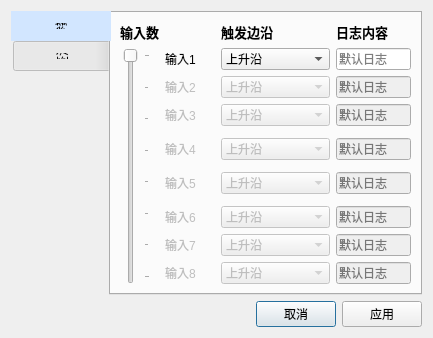
<?xml version="1.0" encoding="UTF-8"?>
<ui version="4.0">
 <class>counter_logging_setting</class>
 <widget class="QDialog" name="counter_logging_setting">
  <property name="geometry">
   <rect>
    <x>0</x>
    <y>0</y>
    <width>433</width>
    <height>293</height>
   </rect>
  </property>
  <property name="windowTitle">
   <string>Dialog</string>
  </property>
  <layout class="QGridLayout" name="gridLayout_2">
   <item row="0" column="0">
    <widget class="QTabWidget" name="tabWidget">
     <property name="font">
      <font>
       <family>Arial</family>
      </font>
     </property>
     <property name="styleSheet">
      <string notr="true">QTabBar::tab { width: 100px;height:30px }
QTabBar::tab:selected { background-color: rgb(210,230,255); }</string>
     </property>
     <property name="tabPosition">
      <enum>QTabWidget::West</enum>
     </property>
     <property name="tabShape">
      <enum>QTabWidget::Rounded</enum>
     </property>
     <property name="currentIndex">
      <number>0</number>
     </property>
     <property name="iconSize">
      <size>
       <width>16</width>
       <height>10</height>
      </size>
     </property>
     <property name="elideMode">
      <enum>Qt::ElideNone</enum>
     </property>
     <property name="documentMode">
      <bool>false</bool>
     </property>
     <property name="tabsClosable">
      <bool>false</bool>
     </property>
     <widget class="QWidget" name="tab_param">
      <property name="font">
       <font>
        <family>Arial</family>
       </font>
      </property>
      <attribute name="title">
       <string>参数</string>
      </attribute>
      <layout class="QGridLayout" name="gridLayout">
       <item row="7" column="2">
        <widget class="QComboBox" name="comboBox_edge5">
         <property name="enabled">
          <bool>false</bool>
         </property>
         <property name="font">
          <font>
           <family>Arial</family>
          </font>
         </property>
         <item>
          <property name="text">
           <string>上升沿</string>
          </property>
         </item>
         <item>
          <property name="text">
           <string>下降沿</string>
          </property>
         </item>
         <item>
          <property name="text">
           <string>上升沿+下降沿</string>
          </property>
         </item>
        </widget>
       </item>
       <item row="3" column="3">
        <widget class="QLineEdit" name="lineEdit_log_3">
         <property name="enabled">
          <bool>false</bool>
         </property>
         <property name="font">
          <font>
           <family>Arial</family>
          </font>
         </property>
         <property name="maxLength">
          <number>15</number>
         </property>
         <property name="placeholderText">
          <string>默认日志</string>
         </property>
        </widget>
       </item>
       <item row="3" column="2">
        <widget class="QComboBox" name="comboBox_edge3">
         <property name="enabled">
          <bool>false</bool>
         </property>
         <property name="font">
          <font>
           <family>Arial</family>
          </font>
         </property>
         <item>
          <property name="text">
           <string>上升沿</string>
          </property>
         </item>
         <item>
          <property name="text">
           <string>下降沿</string>
          </property>
         </item>
         <item>
          <property name="text">
           <string>上升沿+下降沿</string>
          </property>
         </item>
        </widget>
       </item>
       <item row="12" column="1">
        <spacer name="verticalSpacer">
         <property name="orientation">
          <enum>Qt::Vertical</enum>
         </property>
         <property name="sizeHint" stdset="0">
          <size>
           <width>20</width>
           <height>40</height>
          </size>
         </property>
        </spacer>
       </item>
       <item row="7" column="3">
        <widget class="QLineEdit" name="lineEdit_log_5">
         <property name="enabled">
          <bool>false</bool>
         </property>
         <property name="font">
          <font>
           <family>Arial</family>
          </font>
         </property>
         <property name="maxLength">
          <number>15</number>
         </property>
         <property name="placeholderText">
          <string>默认日志</string>
         </property>
        </widget>
       </item>
       <item row="5" column="3">
        <widget class="QLineEdit" name="lineEdit_log_4">
         <property name="enabled">
          <bool>false</bool>
         </property>
         <property name="font">
          <font>
           <family>Arial</family>
          </font>
         </property>
         <property name="maxLength">
          <number>15</number>
         </property>
         <property name="placeholderText">
          <string>默认日志</string>
         </property>
        </widget>
       </item>
       <item row="0" column="0">
        <widget class="QLabel" name="label_9">
         <property name="font">
          <font>
           <family>Arial</family>
           <pointsize>10</pointsize>
           <weight>75</weight>
           <bold>true</bold>
          </font>
         </property>
         <property name="text">
          <string>输入数</string>
         </property>
        </widget>
       </item>
       <item row="2" column="3">
        <widget class="QLineEdit" name="lineEdit_log_2">
         <property name="enabled">
          <bool>false</bool>
         </property>
         <property name="font">
          <font>
           <family>Arial</family>
          </font>
         </property>
         <property name="maxLength">
          <number>15</number>
         </property>
         <property name="placeholderText">
          <string>默认日志</string>
         </property>
        </widget>
       </item>
       <item row="1" column="3">
        <widget class="QLineEdit" name="lineEdit_log">
         <property name="font">
          <font>
           <family>Arial</family>
          </font>
         </property>
         <property name="maxLength">
          <number>15</number>
         </property>
         <property name="placeholderText">
          <string>默认日志</string>
         </property>
        </widget>
       </item>
       <item row="3" column="1">
        <widget class="QLabel" name="label_input3">
         <property name="enabled">
          <bool>false</bool>
         </property>
         <property name="font">
          <font>
           <family>Arial</family>
          </font>
         </property>
         <property name="text">
          <string>输入3</string>
         </property>
        </widget>
       </item>
       <item row="1" column="2">
        <widget class="QComboBox" name="comboBox_edge1">
         <property name="font">
          <font>
           <family>Arial</family>
          </font>
         </property>
         <item>
          <property name="text">
           <string>上升沿</string>
          </property>
         </item>
         <item>
          <property name="text">
           <string>下降沿</string>
          </property>
         </item>
         <item>
          <property name="text">
           <string>上升沿+下降沿</string>
          </property>
         </item>
        </widget>
       </item>
       <item row="5" column="1">
        <widget class="QLabel" name="label_input4">
         <property name="enabled">
          <bool>false</bool>
         </property>
         <property name="font">
          <font>
           <family>Arial</family>
          </font>
         </property>
         <property name="text">
          <string>输入4</string>
         </property>
        </widget>
       </item>
       <item row="2" column="1">
        <widget class="QLabel" name="label_input2">
         <property name="enabled">
          <bool>false</bool>
         </property>
         <property name="font">
          <font>
           <family>Arial</family>
          </font>
         </property>
         <property name="text">
          <string>输入2</string>
         </property>
        </widget>
       </item>
       <item row="1" column="1">
        <widget class="QLabel" name="label_input1">
         <property name="minimumSize">
          <size>
           <width>50</width>
           <height>0</height>
          </size>
         </property>
         <property name="font">
          <font>
           <family>Arial</family>
          </font>
         </property>
         <property name="text">
          <string>输入1</string>
         </property>
        </widget>
       </item>
       <item row="2" column="2">
        <widget class="QComboBox" name="comboBox_edge2">
         <property name="enabled">
          <bool>false</bool>
         </property>
         <property name="font">
          <font>
           <family>Arial</family>
          </font>
         </property>
         <item>
          <property name="text">
           <string>上升沿</string>
          </property>
         </item>
         <item>
          <property name="text">
           <string>下降沿</string>
          </property>
         </item>
         <item>
          <property name="text">
           <string>上升沿+下降沿</string>
          </property>
         </item>
        </widget>
       </item>
       <item row="7" column="1">
        <widget class="QLabel" name="label_input5">
         <property name="enabled">
          <bool>false</bool>
         </property>
         <property name="font">
          <font>
           <family>Arial</family>
          </font>
         </property>
         <property name="text">
          <string>输入5</string>
         </property>
        </widget>
       </item>
       <item row="5" column="2">
        <widget class="QComboBox" name="comboBox_edge4">
         <property name="enabled">
          <bool>false</bool>
         </property>
         <property name="font">
          <font>
           <family>Arial</family>
          </font>
         </property>
         <item>
          <property name="text">
           <string>上升沿</string>
          </property>
         </item>
         <item>
          <property name="text">
           <string>下降沿</string>
          </property>
         </item>
         <item>
          <property name="text">
           <string>上升沿+下降沿</string>
          </property>
         </item>
        </widget>
       </item>
       <item row="10" column="1">
        <widget class="QLabel" name="label_input7">
         <property name="enabled">
          <bool>false</bool>
         </property>
         <property name="font">
          <font>
           <family>Arial</family>
          </font>
         </property>
         <property name="text">
          <string>输入7</string>
         </property>
        </widget>
       </item>
       <item row="11" column="3">
        <widget class="QLineEdit" name="lineEdit_log_8">
         <property name="enabled">
          <bool>false</bool>
         </property>
         <property name="font">
          <font>
           <family>Arial</family>
          </font>
         </property>
         <property name="maxLength">
          <number>15</number>
         </property>
         <property name="placeholderText">
          <string>默认日志</string>
         </property>
        </widget>
       </item>
       <item row="9" column="2">
        <widget class="QComboBox" name="comboBox_edge6">
         <property name="enabled">
          <bool>false</bool>
         </property>
         <property name="font">
          <font>
           <family>Arial</family>
          </font>
         </property>
         <item>
          <property name="text">
           <string>上升沿</string>
          </property>
         </item>
         <item>
          <property name="text">
           <string>下降沿</string>
          </property>
         </item>
         <item>
          <property name="text">
           <string>上升沿+下降沿</string>
          </property>
         </item>
        </widget>
       </item>
       <item row="10" column="3">
        <widget class="QLineEdit" name="lineEdit_log_7">
         <property name="enabled">
          <bool>false</bool>
         </property>
         <property name="font">
          <font>
           <family>Arial</family>
          </font>
         </property>
         <property name="maxLength">
          <number>15</number>
         </property>
         <property name="placeholderText">
          <string>默认日志</string>
         </property>
        </widget>
       </item>
       <item row="11" column="2">
        <widget class="QComboBox" name="comboBox_edge8">
         <property name="enabled">
          <bool>false</bool>
         </property>
         <property name="font">
          <font>
           <family>Arial</family>
          </font>
         </property>
         <item>
          <property name="text">
           <string>上升沿</string>
          </property>
         </item>
         <item>
          <property name="text">
           <string>下降沿</string>
          </property>
         </item>
         <item>
          <property name="text">
           <string>上升沿+下降沿</string>
          </property>
         </item>
        </widget>
       </item>
       <item row="9" column="3">
        <widget class="QLineEdit" name="lineEdit_log_6">
         <property name="enabled">
          <bool>false</bool>
         </property>
         <property name="font">
          <font>
           <family>Arial</family>
          </font>
         </property>
         <property name="maxLength">
          <number>15</number>
         </property>
         <property name="placeholderText">
          <string>默认日志</string>
         </property>
        </widget>
       </item>
       <item row="10" column="2">
        <widget class="QComboBox" name="comboBox_edge7">
         <property name="enabled">
          <bool>false</bool>
         </property>
         <property name="font">
          <font>
           <family>Arial</family>
          </font>
         </property>
         <item>
          <property name="text">
           <string>上升沿</string>
          </property>
         </item>
         <item>
          <property name="text">
           <string>下降沿</string>
          </property>
         </item>
         <item>
          <property name="text">
           <string>上升沿+下降沿</string>
          </property>
         </item>
        </widget>
       </item>
       <item row="9" column="1">
        <widget class="QLabel" name="label_input6">
         <property name="enabled">
          <bool>false</bool>
         </property>
         <property name="font">
          <font>
           <family>Arial</family>
          </font>
         </property>
         <property name="text">
          <string>输入6</string>
         </property>
        </widget>
       </item>
       <item row="11" column="1">
        <widget class="QLabel" name="label_input8">
         <property name="enabled">
          <bool>false</bool>
         </property>
         <property name="font">
          <font>
           <family>Arial</family>
          </font>
         </property>
         <property name="text">
          <string>输入8</string>
         </property>
        </widget>
       </item>
       <item row="1" column="0" rowspan="11">
        <widget class="QSlider" name="verticalSlider_inputnum">
         <property name="minimumSize">
          <size>
           <width>30</width>
           <height>0</height>
          </size>
         </property>
         <property name="styleSheet">
          <string notr="true">QSlider::handle:vertical { width: 20px; }
QSlider::groove:vertical { width: 15px; }</string>
         </property>
         <property name="minimum">
          <number>1</number>
         </property>
         <property name="maximum">
          <number>8</number>
         </property>
         <property name="singleStep">
          <number>1</number>
         </property>
         <property name="pageStep">
          <number>1</number>
         </property>
         <property name="value">
          <number>1</number>
         </property>
         <property name="sliderPosition">
          <number>1</number>
         </property>
         <property name="tracking">
          <bool>true</bool>
         </property>
         <property name="orientation">
          <enum>Qt::Vertical</enum>
         </property>
         <property name="invertedAppearance">
          <bool>true</bool>
         </property>
         <property name="invertedControls">
          <bool>false</bool>
         </property>
         <property name="tickPosition">
          <enum>QSlider::TicksBelow</enum>
         </property>
         <property name="tickInterval">
          <number>1</number>
         </property>
        </widget>
       </item>
       <item row="0" column="2">
        <widget class="QLabel" name="label">
         <property name="font">
          <font>
           <family>Arial</family>
           <pointsize>10</pointsize>
           <weight>75</weight>
           <bold>true</bold>
          </font>
         </property>
         <property name="text">
          <string>触发边沿</string>
         </property>
        </widget>
       </item>
       <item row="0" column="3">
        <widget class="QLabel" name="label_2">
         <property name="font">
          <font>
           <family>Arial</family>
           <pointsize>10</pointsize>
           <weight>75</weight>
           <bold>true</bold>
          </font>
         </property>
         <property name="text">
          <string>日志内容</string>
         </property>
        </widget>
       </item>
      </layout>
     </widget>
     <widget class="QWidget" name="tab_exegesis">
      <attribute name="title">
       <string>标签注释</string>
      </attribute>
      <layout class="QGridLayout" name="gridLayout_4">
       <item row="1" column="0">
        <widget class="QLabel" name="label_einput2">
         <property name="font">
          <font>
           <family>Arial</family>
          </font>
         </property>
         <property name="text">
          <string>输入2</string>
         </property>
        </widget>
       </item>
       <item row="3" column="0">
        <widget class="QLabel" name="label_einput4">
         <property name="font">
          <font>
           <family>Arial</family>
          </font>
         </property>
         <property name="text">
          <string>输入4</string>
         </property>
        </widget>
       </item>
       <item row="2" column="1">
        <widget class="QLineEdit" name="lineEdit_einput3">
         <property name="font">
          <font>
           <family>Arial</family>
          </font>
         </property>
         <property name="maxLength">
          <number>10</number>
         </property>
        </widget>
       </item>
       <item row="2" column="0">
        <widget class="QLabel" name="label_einput3">
         <property name="font">
          <font>
           <family>Arial</family>
          </font>
         </property>
         <property name="text">
          <string>输入3</string>
         </property>
        </widget>
       </item>
       <item row="3" column="1">
        <widget class="QLineEdit" name="lineEdit_einput4">
         <property name="font">
          <font>
           <family>Arial</family>
          </font>
         </property>
         <property name="maxLength">
          <number>10</number>
         </property>
        </widget>
       </item>
       <item row="5" column="0">
        <widget class="QLabel" name="label_einput6">
         <property name="font">
          <font>
           <family>Arial</family>
          </font>
         </property>
         <property name="text">
          <string>输入6</string>
         </property>
        </widget>
       </item>
       <item row="0" column="1">
        <widget class="QLineEdit" name="lineEdit_einput1">
         <property name="font">
          <font>
           <family>Arial</family>
          </font>
         </property>
         <property name="inputMask">
          <string/>
         </property>
         <property name="text">
          <string/>
         </property>
         <property name="maxLength">
          <number>10</number>
         </property>
         <property name="frame">
          <bool>true</bool>
         </property>
        </widget>
       </item>
       <item row="1" column="1">
        <widget class="QLineEdit" name="lineEdit_einput2">
         <property name="font">
          <font>
           <family>Arial</family>
          </font>
         </property>
         <property name="maxLength">
          <number>10</number>
         </property>
        </widget>
       </item>
       <item row="0" column="0">
        <widget class="QLabel" name="label_einput1">
         <property name="font">
          <font>
           <family>Arial</family>
          </font>
         </property>
         <property name="text">
          <string>输入1</string>
         </property>
        </widget>
       </item>
       <item row="4" column="0">
        <widget class="QLabel" name="label_einput5">
         <property name="font">
          <font>
           <family>Arial</family>
          </font>
         </property>
         <property name="text">
          <string>输入5</string>
         </property>
        </widget>
       </item>
       <item row="7" column="1">
        <widget class="QLineEdit" name="lineEdit_einput8">
         <property name="font">
          <font>
           <family>Arial</family>
          </font>
         </property>
         <property name="maxLength">
          <number>10</number>
         </property>
        </widget>
       </item>
       <item row="6" column="1">
        <widget class="QLineEdit" name="lineEdit_einput7">
         <property name="font">
          <font>
           <family>Arial</family>
          </font>
         </property>
         <property name="maxLength">
          <number>10</number>
         </property>
        </widget>
       </item>
       <item row="4" column="1">
        <widget class="QLineEdit" name="lineEdit_einput5">
         <property name="font">
          <font>
           <family>Arial</family>
          </font>
         </property>
         <property name="maxLength">
          <number>10</number>
         </property>
        </widget>
       </item>
       <item row="6" column="0">
        <widget class="QLabel" name="label_einput7">
         <property name="font">
          <font>
           <family>Arial</family>
          </font>
         </property>
         <property name="text">
          <string>输入7</string>
         </property>
        </widget>
       </item>
       <item row="7" column="0">
        <widget class="QLabel" name="label_einput8">
         <property name="font">
          <font>
           <family>Arial</family>
          </font>
         </property>
         <property name="text">
          <string>输入8</string>
         </property>
        </widget>
       </item>
       <item row="8" column="0">
        <spacer name="verticalSpacer_2">
         <property name="orientation">
          <enum>Qt::Vertical</enum>
         </property>
         <property name="sizeHint" stdset="0">
          <size>
           <width>20</width>
           <height>40</height>
          </size>
         </property>
        </spacer>
       </item>
       <item row="5" column="1">
        <widget class="QLineEdit" name="lineEdit_einput6">
         <property name="font">
          <font>
           <family>Arial</family>
          </font>
         </property>
         <property name="maxLength">
          <number>10</number>
         </property>
        </widget>
       </item>
      </layout>
     </widget>
    </widget>
   </item>
   <item row="1" column="0">
    <layout class="QHBoxLayout" name="horizontalLayout">
     <item>
      <spacer name="horizontalSpacer_2">
       <property name="orientation">
        <enum>Qt::Horizontal</enum>
       </property>
       <property name="sizeHint" stdset="0">
        <size>
         <width>40</width>
         <height>20</height>
        </size>
       </property>
      </spacer>
     </item>
     <item>
      <widget class="QPushButton" name="pushButton_cancle">
       <property name="text">
        <string>取消</string>
       </property>
      </widget>
     </item>
     <item>
      <widget class="QPushButton" name="pushButton_apply">
       <property name="text">
        <string>应用</string>
       </property>
      </widget>
     </item>
    </layout>
   </item>
  </layout>
 </widget>
 <resources/>
 <connections/>
</ui>
